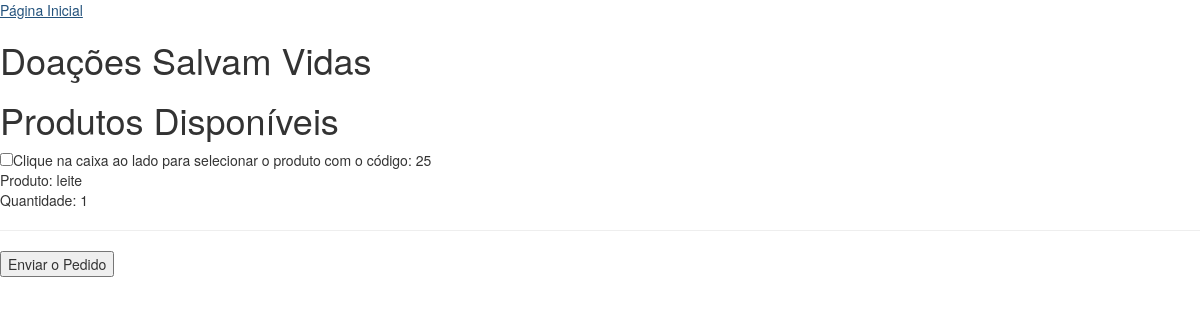
/pprod_benef.php, run on the app's committed database.
### tables this page shows
CREATE TABLE `produtos` (
  `prod_id` int(11) NOT NULL,
  `produto` varchar(50) NOT NULL,
  `quantidade` int(5) NOT NULL,
  `categoria` varchar(50) NOT NULL,
  `id_usuidoa` int(11) NOT NULL,
  `tp_doa` varchar(1) NOT NULL,
  `dt_idoa` timestamp NOT NULL DEFAULT current_timestamp() ON UPDATE current_timestamp(),
  `status` int(1) NOT NULL,
  `id_benef` int(11) NOT NULL,
  `entrega` int(1) NOT NULL
);

### pprod_benef.php (the view, shortened to what this page needs)
<!DOCTYPE html>
<html>
<?php
include("con_bd.php");
?>
<!DOCTYPE html>
<html lang="pt-br">
<head>
<link rel="stylesheet" href="https://maxcdn.bootstrapcdn.com/bootstrap/3.3.7/css/bootstrap.min.css">
<link rel="stylesheet" href="https://maxcdn.bootstrapcdn.com/bootstrap/3.3.7/css/bootstrap-theme.min.css">
</head>
<body>
   <a href="index.php">Página Inicial</a><br>
    <h1> Doações Salvam Vidas </h1>
    <h1>Produtos Disponíveis</h1>
 <?php
    $pesquisar = $_POST['pesquisar'];
	$query_produtos = "SELECT prod_id, produto, quantidade, status FROM produtos WHERE produto LIKE '%$pesquisar%' AND tp_doa='b' AND status='0' ORDER BY dt_idoa asc LIMIT 1";
	$result_produtos = $conn->prepare($query_produtos);
	$result_produtos->execute();
	echo "<form method='POST' action='f_edit_prod.php'>";
	while ($row_produto = $result_produtos->fetch(PDO::FETCH_ASSOC)) {
		extract($row_produto);
		echo "<input type='checkbox' name='produtos[$prod_id]' value='$prod_id'>";
	    echo "Clique na caixa ao lado para selecionar o produto com o código: $prod_id <br>";
        echo "Produto: $produto <br>";
        echo "Quantidade: $quantidade <br>";
		echo "<hr>";
    }
	echo "<input type='submit' value='Enviar o Pedido' name='editProdutos'>";
    echo "</form>";
  ?>
</html>

### data on the page
produtos: prod_id "25", produto "leite", quantidade "1"
